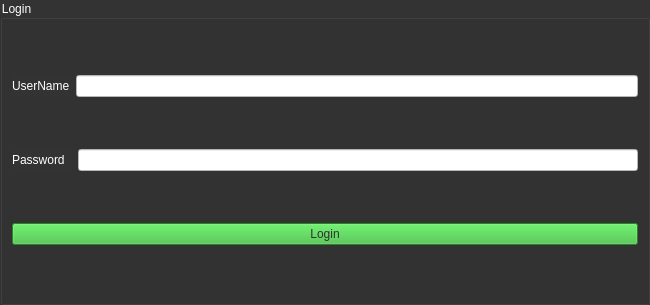
<?xml version="1.0" encoding="UTF-8"?>
<ui version="4.0">
 <class>Login</class>
 <widget class="QWidget" name="Login">
  <property name="geometry">
   <rect>
    <x>0</x>
    <y>0</y>
    <width>650</width>
    <height>305</height>
   </rect>
  </property>
  <property name="windowTitle">
   <string>Form</string>
  </property>
  <property name="styleSheet">
   <string notr="true">background-color: rgb(64, 191, 100);
color:rgb(51, 51, 51)</string>
  </property>
  <widget class="QGroupBox" name="groupBox">
   <property name="geometry">
    <rect>
     <x>0</x>
     <y>0</y>
     <width>650</width>
     <height>305</height>
    </rect>
   </property>
   <property name="styleSheet">
    <string notr="true">background-color:rgb(51, 51, 51);
color:rgb(255, 255, 255);
</string>
   </property>
   <property name="title">
    <string>Login</string>
   </property>
   <layout class="QHBoxLayout" name="horizontalLayout_3">
    <item>
     <layout class="QVBoxLayout" name="verticalLayout">
      <item>
       <layout class="QHBoxLayout" name="horizontalLayout">
        <item>
         <widget class="QLabel" name="label">
          <property name="text">
           <string>UserName</string>
          </property>
         </widget>
        </item>
        <item>
         <widget class="QLineEdit" name="lineEdit_username">
          <property name="styleSheet">
           <string notr="true">background-color:rgb(255, 255, 255);
color:rgb(48, 48, 48);

</string>
          </property>
         </widget>
        </item>
       </layout>
      </item>
      <item>
       <layout class="QHBoxLayout" name="horizontalLayout_2">
        <item>
         <widget class="QLabel" name="label_2">
          <property name="text">
           <string>Password  </string>
          </property>
         </widget>
        </item>
        <item>
         <widget class="QLineEdit" name="lineEdit_password">
          <property name="styleSheet">
           <string notr="true">background-color:rgb(255, 255, 255);
color:rgb(48, 48, 48);

</string>
          </property>
         </widget>
        </item>
       </layout>
      </item>
      <item>
       <widget class="QPushButton" name="pushButton_Login">
        <property name="styleSheet">
         <string notr="true">background-color:rgb(55, 186, 56);
color:rgb(48, 48, 48);
</string>
        </property>
        <property name="text">
         <string>Login</string>
        </property>
       </widget>
      </item>
     </layout>
    </item>
   </layout>
  </widget>
 </widget>
 <resources/>
 <connections/>
</ui>
